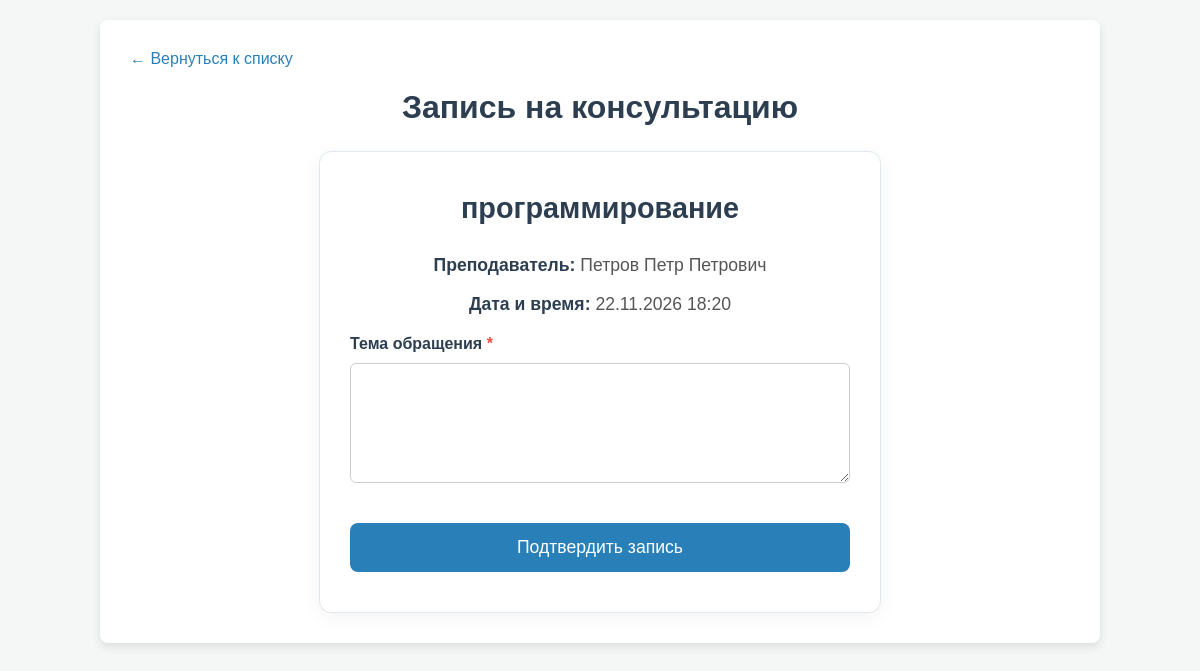
Page /book.php?slot_id=33 (signed in) on the committed database.
### tables this page shows
CREATE TABLE `slots` (
  `id` int NOT NULL,
  `teacher_id` int NOT NULL,
  `subject` varchar(100) NOT NULL,
  `start_time` datetime NOT NULL
);

CREATE TABLE `users` (
  `id` int NOT NULL,
  `full_name` varchar(100) NOT NULL,
  `login` varchar(50) NOT NULL,
  `password` varchar(255) NOT NULL,
  `role` enum('student','teacher') NOT NULL
);

### book.php (the view, shortened to what this page needs)
<?php
require 'db.php';
$slot_id = $_GET['slot_id'] ?? null;
$stmt = $pdo->prepare("SELECT s.*, u.full_name as teacher_name FROM slots s JOIN users u ON s.teacher_id = u.id WHERE s.id = ?");
$stmt->execute([$slot_id]);
$slot = $stmt->fetch(PDO::FETCH_ASSOC);
$success = '';
$check = $pdo->prepare("SELECT id FROM appointments WHERE slot_id = ? AND student_id = ?");
$check->execute([$slot_id, $_SESSION['user_id']]);
$is_booked = $check->fetch();
?>
<!DOCTYPE html>
<html lang="ru">
<head>
    <link rel="stylesheet" href="style.css">
</head>
<body>
    <div class="container">
        <a href="index.php" class="back-link">&larr; Вернуться к списку</a>
        <h1>Запись на консультацию</h1>
        <div class="card">
            <h2><?= htmlspecialchars($slot['subject']) ?></h2>
            <p><strong>Преподаватель:</strong> <?= htmlspecialchars($slot['teacher_name']) ?></p>
            <p><strong>Дата и время:</strong> <?= date('d.m.Y H:i', strtotime($slot['start_time'])) ?></p>
            <?php if ($is_booked || $success): ?>
                <hr style="margin: 20px 0; border: 0; border-top: 1px solid #eee;">
                <form method="POST" onsubmit="return confirm('Вы уверены, что хотите отменить запись?');">
                    <button type="submit" name="delete_appointment" class="btn" style="background-color: #e74c3c; width: 100%;">Отменить запись</button>
                </form>
            <?php else: ?>
                <form method="POST" class="booking-form">
                    <div class="form-group">
                        <label for="topic">Тема обращения <span class="required">*</span></label>
                        <textarea id="topic" name="topic" rows="3" required><?= isset($_POST['topic']) ? htmlspecialchars($_POST['topic']) : '' ?></textarea>
                    </div>
                    <button type="submit" name="create_appointment" class="btn btn-large">Подтвердить запись</button>
                </form>
            <?php endif; ?>
        </div>
    </div>
</body>
</html>

### style.css (style rules this page uses)
body { font-family: Arial, sans-serif; background-color: #f4f7f6; color: #333; margin: 0; padding: 20px; }
.container { max-width: 1000px; margin: 0 auto; background: #ffffff; padding: 30px; border-radius: 8px; box-shadow: 0 4px 10px rgba(0,0,0,0.1); width: 100%; box-sizing: border-box; }
h1 { color: #2c3e50; text-align: center; margin-bottom: 25px; }
.btn { display: inline-block; padding: 8px 16px; background-color: #2980b9; color: #ffffff; text-decoration: none; border-radius: 4px; border: none; cursor: pointer; font-size: 16px; text-align: center; }
.back-link { display: block; margin-bottom: 20px; color: #2980b9; text-decoration: none; }
.card { background: #ffffff; border-radius: 12px; box-shadow: 0 4px 20px rgba(0, 0, 0, 0.05); border: 1px solid #e1e8ed; max-width: 500px; margin: 0 auto; padding: 40px 30px; text-align: center; }
.card h2 { font-size: 1.8em; color: #2c3e50; margin-top: 0; margin-bottom: 30px; }
.card p { font-size: 1.1em; margin-bottom: 15px; color: #555; }
.card strong { color: #2c3e50; }
.card .btn { margin-top: 20px; width: 100%; padding: 14px; font-size: 1.1em; border-radius: 8px; }
.booking-form { margin-top: 20px; text-align: left; }
.form-group { margin-bottom: 20px; }
.form-group label { display: block; margin-bottom: 10px; font-weight: bold; color: #2c3e50; font-size: 16px; }
.form-group textarea { display: block; width: 100%; min-height: 120px; padding: 12px; border: 1px solid #ccc; border-radius: 6px; font-family: inherit; font-size: 16px; resize: vertical; box-sizing: border-box; }
.required { color: #e74c3c; }

### rows in the picture
slots: subject "программирование", teacher.full_name "Петров Петр Петрович", start_time "22.11.2026 18:20"
